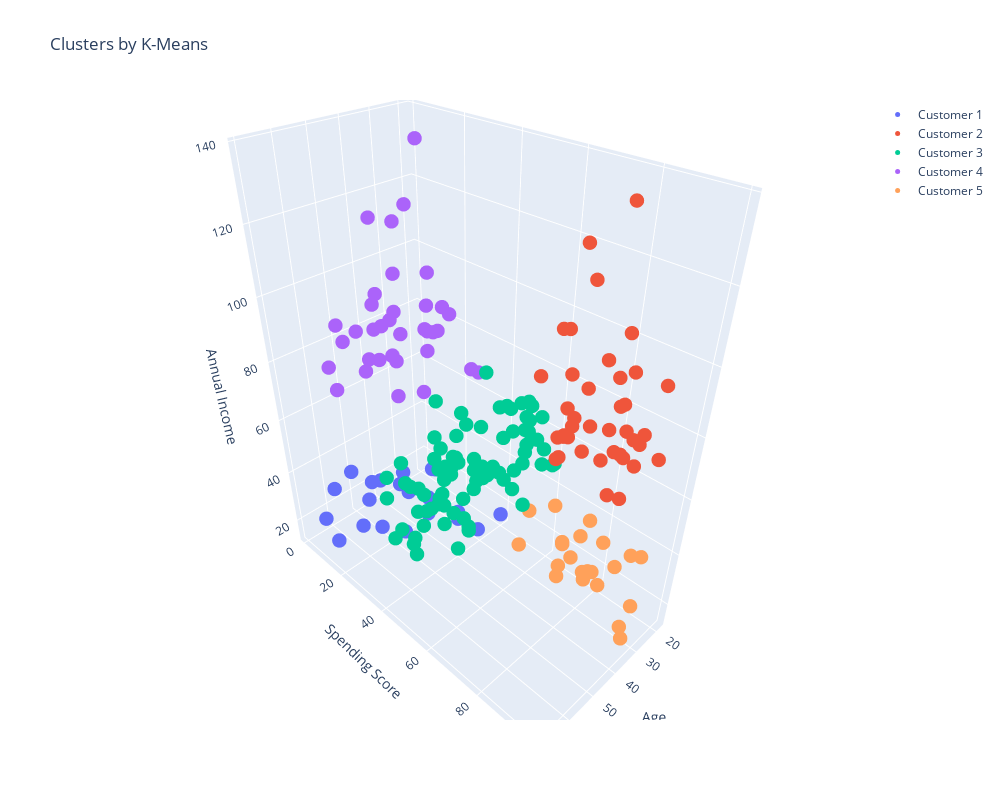

Notebook code for this chart:
### Markdown cell above
Nhận xét: 
 
Bảng 1:
- Cluster 0 và 3 nằm trong khoảng Annual Income từ 0-40. Cluster 3 có lượng spending score từ 0-40, còn cluster 0 trong khoảng 60-100. Cả 2 cluster này đều phân bố rải rác
- Cluster 2 thì nằm trong khoảng Annual Income từ 40-60, spending score từ 40-60, phân bố dày đặc, co cụm trong khoảng này
- Cluster 1 và 4 nằm trong khoảng Annual Income từ 60-140. Khoảng spending score của cluster 1 và 4 giống với cluster 0 và 3, nhưng vì khoảng annual income rộng hơn nên 2 cluster này phân bố rải rác hơn 2 cluster đầu

Bảng 2:
- Cluster 0 và 4 phân bố trong khoảng từ 20-40 tuổi, nằm co cụm, xếp đè lên nhau
- Cluster 2 thì trải dài đều và dày đặc từ 20-70 tuổi
- Cluster 1 và 3 thì phân bố rải rác trong khoảng từ 20-70 tuổi luôn

### Code cell
import plotly as py
import plotly.graph_objs as go

def plot_cluster(cluster, n, name):
    return go.Scatter3d(
        x = cluster[cluster['Cluster']==n]['Age'],
        y = cluster[cluster['Cluster']==n]['Spending Score (1-100)'],
        z = cluster[cluster['Cluster']==n]['Annual Income (k$)'],
        mode = 'markers',
        name = name,
        marker = dict(size = k_clusters)
    )

data = []
for i in range(0,k_clusters):
    cluster_name = 'Customer ' + str(i + 1)
    cluster = plot_cluster(kmean_clusters, i, cluster_name)
    data.append(cluster)

layout = go.Layout(
    title = 'Clusters by K-Means',
    height=800,
    width = 1000,
    scene = dict(
        xaxis = dict(title = 'Age'),
        yaxis = dict(title = 'Spending Score'),
        zaxis = dict(title = 'Annual Income')
        )
)

fig = go.Figure(data=data, layout=layout)
py.offline.iplot(fig)

### Figure 1 — Plotly figure (JSON) as saved in the notebook; plotly's stock layout.template omitted (floating-point values rounded to 4 significant figures)
{"data": [{"marker": {"size": 5}, "mode": "markers", "name": "Customer 1", "type": "scatter3d", "x": [19, 20, 31, 35, 64, 67, 58, 37, 35, 52, 35, 46, 54, 45, 40, 60, 53, 49, 42, 36, 65, 48, 49], "y": [39, 6, 40, 6, 3, 14, 15, 13, 35, 29, 35, 5, 14, 32, 31, 4, 4, 14, 17, 26, 35, 36, 28], "z": [15, 16, 17, 18, 19, 19, 20, 20, 21, 23, 24, 25, 28, 28, 29, 30, 33, 33, 34, 37, 38, 39, 39]}, {"marker": {"size": 5}, "mode": "markers", "name": "Customer 2", "type": "scatter3d", "x": [39, 31, 40, 38, 39, 31, 29, 32, 35, 32, 32, 28, 32, 34, 39, 38, 27, 30, 30, 29, 31, 36, 33, 32, 28, 36, 30, 27, 35, 32, 29, 30, 28, 36, 32, 38, 35, 32, 30], "y": [91, 77, 95, 75, 75, 71, 88, 73, 72, 93, 87, 97, 74, 90, 88, 76, 89, 78, 73, 83, 93, 75, 95, 63, 75, 92, 86, 69, 90, 86, 88, 97, 68, 85, 69, 91, 79, 74, 83], "z": [69, 70, 71, 71, 71, 72, 73, 73, 74, 75, 76, 77, 77, 78, 78, 78, 78, 78, 78, 79, 81, 85, 86, 87, 87, 87, 88, 88, 93, 97, 98, 99, 101, 103, 103, 113, 120, 126, 137]}, {"marker": {"size": 5}, "mode": "markers", "name": "Customer 3", "type": "scatter3d", "x": [50, 27, 29, 31, 49, 33, 31, 59, 50, 47, 51, 69, 27, 53, 70, 19, 67, 54, 63, 18, 43, 68, 19, 32, 70, 47, 60, 60, 59, 26, 45, 40, 23, 49, 57, 38, 67, 46, 21, 48, 55, 22, 34, 50, 68, 18, 48, 40, 32, 24, 47, 27, 48, 20, 23, 49, 67, 26, 49, 21, 66, 54, 68, 66, 65, 19, 38, 19, 18, 19, 63, 49, 51, 50, 27, 38, 40, 43, 28], "y": [55, 47, 42, 42, 52, 60, 54, 60, 45, 41, 50, 46, 51, 46, 56, 55, 52, 59, 51, 59, 50, 48, 59, 47, 55, 42, 49, 56, 47, 54, 53, 48, 52, 42, 51, 55, 41, 44, 57, 46, 58, 55, 60, 46, 55, 41, 49, 40, 42, 52, 47, 50, 42, 49, 41, 48, 59, 55, 56, 42, 50, 46, 43, 48, 52, 54, 42, 46, 48, 50, 43, 59, 43, 57, 56, 40, 58, 35, 40], "z": [40, 40, 40, 40, 42, 42, 43, 43, 43, 43, 44, 44, 46, 46, 46, 46, 47, 47, 48, 48, 48, 48, 48, 48, 49, 49, 50, 50, 54, 54, 54, 54, 54, 54, 54, 54, 54, 54, 54, 54, 57, 57, 58, 58, 59, 59, 60, 60, 60, 60, 60, 60, 61, 61, 62, 62, 62, 62, 62, 62, 63, 63, 63, 63, 63, 63, 64, 64, 65, 65, 65, 65, 67, 67, 67, 67, 69, 71, 76]}, {"marker": {"size": 5}, "mode": "markers", "name": "Customer 4", "type": "scatter3d", "x": [23, 59, 47, 25, 20, 44, 19, 57, 25, 48, 34, 43, 44, 47, 37, 34, 56, 19, 50, 42, 36, 40, 36, 52, 58, 59, 37, 46, 41, 54, 41, 34, 33, 47, 45, 32], "y": [29, 11, 9, 34, 5, 7, 10, 5, 12, 36, 22, 17, 20, 16, 1, 1, 35, 5, 26, 20, 27, 13, 10, 13, 15, 14, 32, 15, 39, 24, 17, 23, 8, 16, 28, 18], "z": [70, 71, 71, 72, 73, 73, 74, 75, 77, 77, 78, 78, 78, 78, 78, 78, 79, 81, 85, 86, 87, 87, 87, 88, 88, 93, 97, 98, 99, 101, 103, 103, 113, 120, 126, 137]}, {"marker": {"size": 5}, "mode": "markers", "name": "Customer 5", "type": "scatter3d", "x": [21, 23, 22, 23, 30, 35, 24, 22, 20, 35, 25, 31, 29, 35, 23, 21, 18, 21, 30, 20, 24, 31, 24], "y": [81, 77, 76, 94, 72, 99, 77, 79, 66, 98, 73, 73, 82, 61, 87, 73, 92, 81, 73, 75, 92, 61, 65], "z": [15, 16, 17, 18, 19, 19, 20, 20, 21, 23, 24, 25, 28, 28, 29, 30, 33, 33, 34, 37, 38, 39, 39]}], "layout": {"height": 800, "scene": {"xaxis": {"title": {"text": "Age"}}, "yaxis": {"title": {"text": "Spending Score"}}, "zaxis": {"title": {"text": "Annual Income"}}}, "title": {"text": "Clusters by K-Means"}, "width": 1000}}
